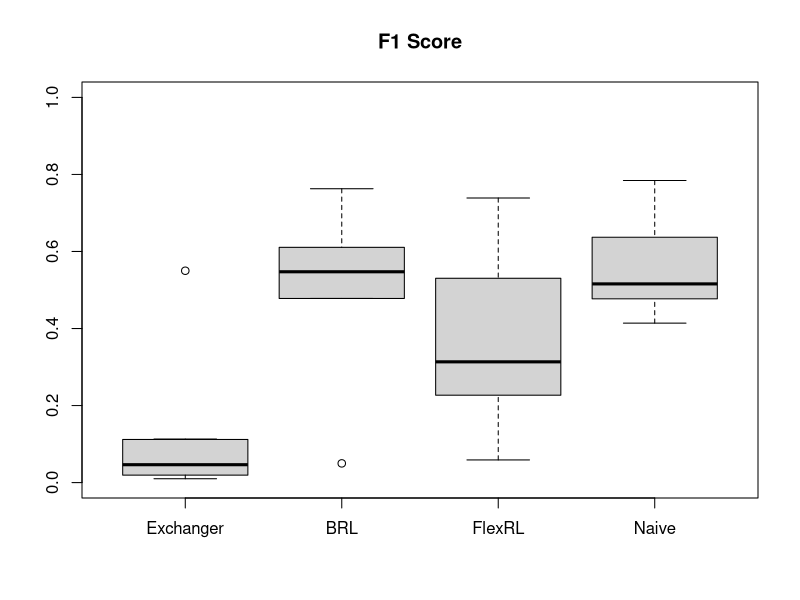
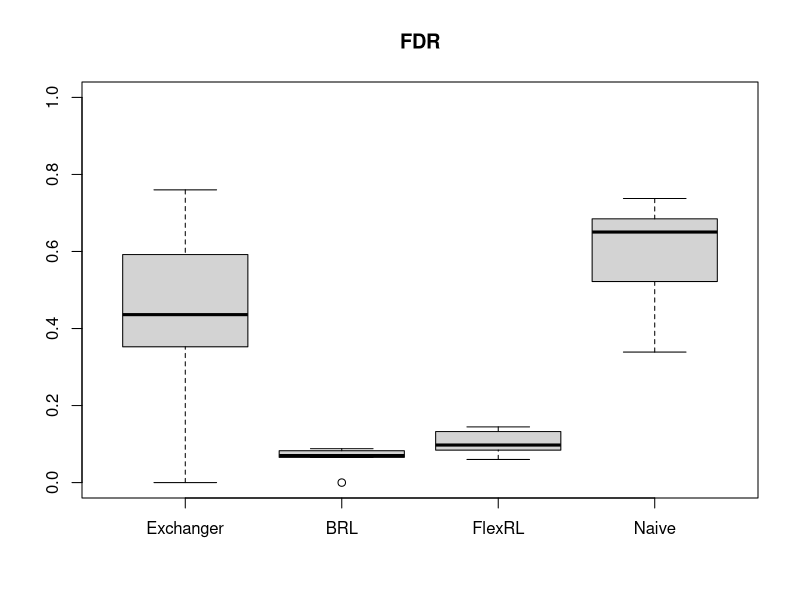
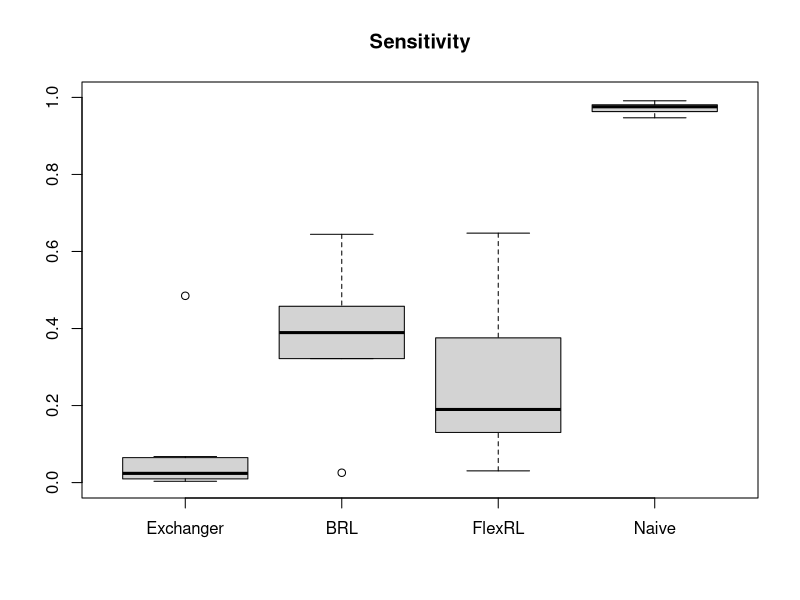

Source code (R) for these figures, in order:
# BOXPLOTS NLTCS SUB REGIONS

# EXCHANGER CORRECTED FOR FP
# BRL
# FLEXRL
# NAIVE

# FDR = 1 - PRECISION
# SENSITIVITY = RECALL
# F1 SCORE

f1score_toboxplot = list(
  "Exchanger" = c(0.049,
                  # 0,
                  0.0177,
                  0.021,
                  # 0,
                  0.113,
                  0.0439,
                  0.111,
                  # 0,
                  0.01,
                  0.55
                  # 0
                  ),
  "BRL" = c(0.565727699530516,
            # 0,
            # 0,
            # 0,
            0.0498866213151927,
            0.478027867095391,
            0.528859060402685,
            0.610763454317897,
            # 0,
            # 0,
            0.762923351158645
            # 0
            ), 
  "FlexRL" = c(0.568445475638051,
               0.144628099173554,
               0.340175953079179,
               0.0588235294117647,
               0.276803118908382,
               0.472610096670247,
               0.492392807745505,
               0.610211706102117,
               0.267175572519084,
               0.286814244465833,
               0.738831615120275,
               0.186507936507936), 
  "Naive" = c(0.657010428736964,
              0.470080862533693,
              0.502076603599446,
              0.484113712374582,
              0.521739130434783,
              0.600624721106649,
              0.620433436532508,
              0.653503184713376,
              0.509792458345513,
              0.413977190002427,
              0.784313725490196,
              0.415320719889248)
)

fdr_toboxplot = list(
  "Exchanger" = 1-c(0.518,
                    # 0,
                    0.625,
                    1,
                    # 0,
                    0.506,
                    0.67,
                    0.31,
                    # 0,
                    0.24,
                    0.61
                    # 0
                    ),
  "BRL" = 1-c(0.930501930501931,
              # 0,
              # 0,
              # 0,
              1,
              0.929166666666667,
              0.912037037037037,
              0.917293233082707,
              # 0,
              # 0,
              0.934497816593886
              # 0
              ), 
  "FlexRL" = 1-c(0.910780669144981,
                 0.875,
                 0.920634920634921,
                 0.857142857142857,
                 0.855421686746988,
                 0.92436974789916,
                 0.908163265306122,
                 0.907407407407407,
                 0.897435897435897,
                 0.886904761904762,
                 0.86,
                 0.94), 
  "Naive" = 1-c(0.500441306266549,
                0.309000708717222,
                0.338098197638285,
                0.321488062187674,
                0.354114713216958,
                0.434754521963824,
                0.461325966850829,
                0.494696239151398,
                0.34493670886076,
                0.262461538461538,
                0.661157024793388,
                0.262697022767075)
)


sensitivity_toboxplot = list(
  "Exchanger" = c(0.0252951096121417,
                  # 0,
                  0.00896057347670251,
                  0.0101522842639594,
                  # 0,
                  0.062049062049062,
                  0.0226843100189036,
                  0.0675422138836773,
                  # 0,
                  0.0034443168771527,
                  0.484939759036145
                  # 0
                  ),
  "BRL" = c(0.406408094435076,
            # 0,
            # 0,
            # 0,
            0.0255813953488372,
            0.321789321789322,
            0.372400756143667,
            0.457786116322702,
            # 0,
            # 0,
            0.644578313253012
            # 0
            ), 
  "FlexRL" = c(0.413153456998314,
               0.0765765765765766,
               0.20863309352518,
               0.0304568527918782,
               0.162790697674419,
               0.317460317460317,
               0.338374291115312,
               0.459662288930582,
               0.15695067264574,
               0.171067738231917,
               0.647590361445783,
               0.10352422907489
               ), 
  "Naive" = c(0.956155143338954,
              0.981981981981982,
              0.974910394265233,
              0.979695431472081,
              0.990697674418605,
              0.971139971139971,
              0.947069943289225,
              0.962476547842402,
              0.976483762597984,
              0.979334098737084,
              0.963855421686747,
              0.991189427312775
              )
)

bb = boxplot(f1score_toboxplot, ylim=c(0,1), main="F1 Score")
cc = boxplot(fdr_toboxplot, ylim=c(0,1), main="FDR")
dd = boxplot(sensitivity_toboxplot, ylim=c(0,1), main="Sensitivity")
